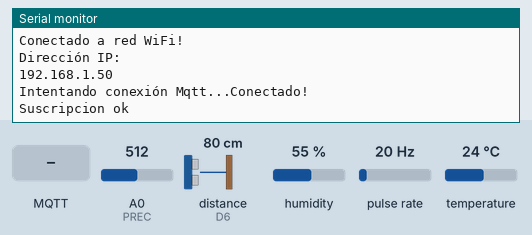
The program below on a simulated ESP8266 (NodeMCU). On the bench: the last lines printed to the serial monitor. Wiring (inferred from the names in the program): ultrasonic range finder: trigger D5; echo D6; pulse sensor: data D1. The inputs (shaded band) are chosen by the test bench; at power-on: A0 (PREC) = 512, distance to the obstacle (sensor on D6) 80 cm, humidity 55 %, pulse rate 20 Hz, temperature 24 °C. The echo pulse lasts 58.3 µs per cm; WiFi joins after 1.5 s; servers stay silent unless stated; the local clock reads 2024-03-15 10:24:30 at power-on unless the program sets it; random numbers use the default seed unless the program sets one; no MQTT or app messages arrive unless stated; web services answer with replies made up by the test bench.

Above: at 2.7 s.
2.8 s: MQTT message "datetime" arrives on the first subscribed topic
At 12.3 s:
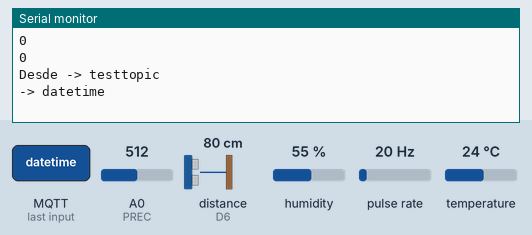
12.6 s: MQTT message "day_of_week" arrives on the first subscribed topic
At 21.2 s:
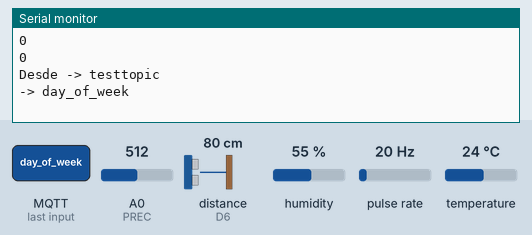
22.3 s: MQTT message "nivelAlerta" arrives on the first subscribed topic
At 31.0 s:
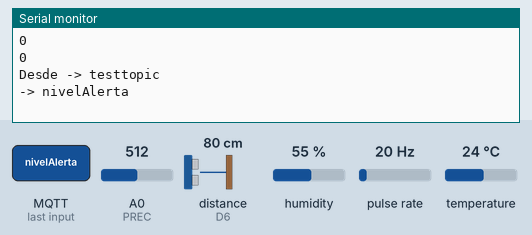
31.9 s: MQTT message "}]}" arrives on the first subscribed topic
At 40.8 s:
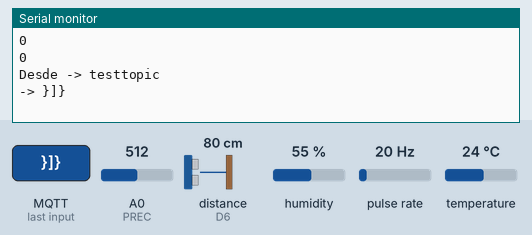
41.6 s: MQTT message "nivelPrecaucion" arrives on the first subscribed topic
At 50.6 s:
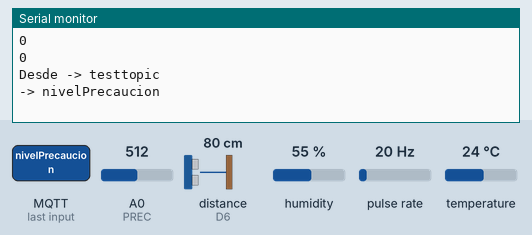
51.2 s: MQTT message "5" arrives on the first subscribed topic
At 60.4 s:
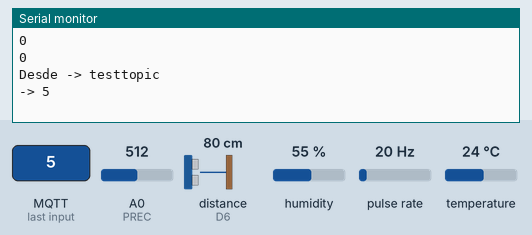
Timing chart, 0 to 61.8 s (numbered marks = the images above; inputs shaded):
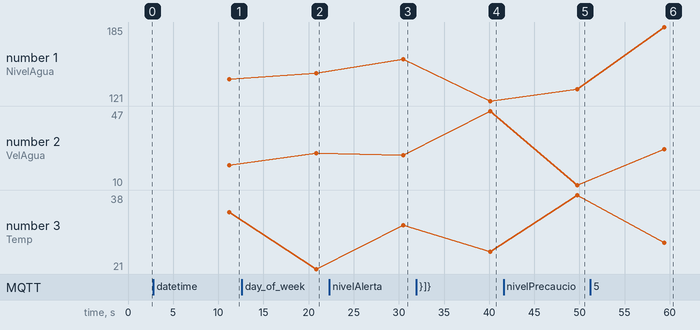

The program:

main.cpp
```cpp
//----------- Librerías -----------//

#include <Arduino.h>
#include <wire.h>
#include <Colors.h>
#include <IoTicosSplitter.h>
#include <ESP8266WiFi.h>	   //#include <WiFi.h>
#include <ESP8266HTTPClient.h> //<HTTPClient.h>
#include <ArduinoJson.h>
#include <PubSubClient.h>
#include <stdlib.h>
#include <DHT.h>
#include <Adafruit_Sensor.h>

//----------- Pines -----------//

#define PREC A0
#define DHTPIN D2
#define DHTTYPE DHT11
#define PIN_TRIG D5
#define PIN_ECHO D6
#define SENSOR D1

//----------- Variables de Sensor -----------//

long currentMillis = 0;
long previousMillis = 0;
int interval = 1000;
float calibrationFactor = 4.5;
volatile byte pulseCount;
byte pulse1Sec = 0;
float flowRate = 0;
unsigned int flowMilliLitres;
unsigned long totalMilliLitres;
int nivelPrecaucion = 162;
int nivelAlerta = 180;

//----------- Definición de Sensores -----------//

DHT dht(DHTPIN, DHTTYPE, 6);

//----------- Definición de Funciones -----------//

float LevelAgua();
float DHTHumedad();
float DHTTemperatura();
float LevelPrecipitaciones();
float WaterFlow();
String Fecha();
int Alerta();
int NivelPrecaucion();


//----------- Funcíon de apoyo -----------//

void IRAM_ATTR pulseCounter()
{
	pulseCount++;
}

//----------- MQTT CONFIG -----------//
const char *mqtt_server = "flowriver.online";
const int mqtt_port = 1883;
const char *mqtt_user = "ESP8266-1";
const char *mqtt_pass = "flowriver";
const char *root_topic_subscribe = "testtopic";
const char *root_topic_publish = "flowriver/ESP8266-1";


//----------- WIFI -----------//
const char *ssid = "CasaUIS";
const char *password = "YTR1256FGD";

//----------- Variables de Envio -----------//
WiFiClient espClient;
PubSubClient client(espClient);
char msg[125];
long VelocidadAgua = 0;
long Temperatura = 0;
long Humedad = 0;
long Precipitaciones = 0;

//----------- Funciones Wifi -----------//
void callback(char *topic, byte *payload, unsigned int length);
void reconnect();
void setup_wifi();

//----------- Configuración -----------//

void setup()
{
	Serial.begin(921600);
	pinMode(PIN_TRIG, OUTPUT);
	pinMode(PIN_ECHO, INPUT);
	dht.begin();
	pinMode(SENSOR, INPUT_PULLUP);
	pulseCount = 0;
	flowRate = 0.0;
	flowMilliLitres = 0;
	previousMillis = 0;
	attachInterrupt(digitalPinToInterrupt(SENSOR), pulseCounter, FALLING);
	setup_wifi();
	client.setServer(mqtt_server, mqtt_port);
	client.setCallback(callback);
}

//----------- Loop -----------//

void loop()
{
	if (!client.connected())
	{
		reconnect();
	}

	if (client.connected())
	{
		String str = "{'NivelAgua':" + String(LevelAgua()) + ",'VelAgua':" + String(WaterFlow()) // L/min
					 + ",'Temp':" + String(DHTTemperatura()) + ",'Hum':" + String(DHTHumedad()) + ",'Prec':" + String(LevelPrecipitaciones()) + ",'Fecha':'" + Fecha() + "'}";
		str.toCharArray(msg, 125);
		client.publish(root_topic_publish, msg);
		nivelPrecaucion = NivelPrecaucion();
		nivelAlerta = Alerta();

		if (LevelAgua() > nivelAlerta){
		delay(9000);//Hay cada 10 segundos
		Serial.println("En estado de Alerta");
		}
		else{
		delay(59000);//cada minuto
		}
		Serial.println(str);
		Serial.println(nivelPrecaucion);
		Serial.println(nivelAlerta);
	}

	client.loop();
}

//----------- Conexión Wifi -----------//

void setup_wifi()
{

	delay(10);

	// Nos conectamos a nuestra red Wifi
	Serial.println();
	Serial.print("Conectando a ssid: ");
	Serial.println(ssid);

	WiFi.begin(ssid, password);

	while (WiFi.status() != WL_CONNECTED)
	{
		delay(500);
		Serial.print(".");
	}

	Serial.println("");
	Serial.println("Conectado a red WiFi!");
	Serial.println("Dirección IP: ");
	Serial.println(WiFi.localIP());
}

//----------- Conexión MQTT -----------//

void reconnect()
{

	while (!client.connected())
	{
		Serial.print("Intentando conexión Mqtt...");
		// Creamos un cliente ID
		String clientId = "ESP8266-1";
		clientId += String(random(0xffff), HEX);
		// Intentamos conectar
		if (client.connect(clientId.c_str(), mqtt_user, mqtt_pass))
		{
			Serial.println("Conectado!");
			// Nos suscribimos
			if (client.subscribe(root_topic_subscribe))
			{
				Serial.println("Suscripcion ok");
			}
			else
			{
				Serial.println("fallo Suscripciión");
			}
		}
		else
		{
			Serial.print("falló :( con error -> ");
			Serial.print(client.state());
			Serial.println(" Intentamos de nuevo en 5 segundos");
			delay(5000);
		}
	}
}

//----------- Callback -----------//

void callback(char *topic, byte *payload, unsigned int length)
{
	String incoming = "";
	Serial.print("Desde -> ");
	Serial.print(topic);
	Serial.println("");
	for (int i = 0; i < length; i++)
	{
		incoming += (char)payload[i];
	}
	incoming.trim();
	Serial.println("-> " + incoming);
}

//----------- Nivel del Agua / Ultrasonido -----------//

float LevelAgua()
{
	float tiempo;
	float distancia;

	digitalWrite(PIN_TRIG, LOW); // para generar un pulso limpio ponemos a LOW 4us
	delayMicroseconds(4);

	digitalWrite(PIN_TRIG, HIGH); // generamos Trigger (disparo) de 10us
	delayMicroseconds(10);
	digitalWrite(PIN_TRIG, LOW);

	tiempo = pulseIn(PIN_ECHO, HIGH);
	distancia = 217 - tiempo / 58.3; // Tomamos tamaño maximo del aislante del sensor
	// restamos por la distancia a la fuente

	return 100+rand()%(200-100);
}

//----------- DHT11 Humedad -----------//

float DHTHumedad()
{
	float humedad;
	bool si;
	humedad = dht.readHumidity();
	si = isnan(humedad);
	if (si)
	{
		humedad = 0;
	}
	return 10+rand()%(90-10);
}

//----------- DHT11 Temperatura -----------//

float DHTTemperatura()
{
	float temperatura;
	bool si;
	temperatura = dht.readTemperature();
	si = isnan(temperatura);
	if (si)
	{
		temperatura = 0;
	}
	return 20+rand()%(40-20);
}

//----------- Water Sensor Level -----------//

float LevelPrecipitaciones()
{
	float precipitaciones;
	precipitaciones = analogRead(PREC) / 10;
	return 1+rand()%(10-1);
}

//----------- Water Flow Sensor -----------//

float WaterFlow()
{
	currentMillis = millis();
	if (currentMillis - previousMillis > interval)
	{
		pulse1Sec = pulseCount;
		pulseCount = 0;
		flowRate = ((1000.0 / (millis() - previousMillis)) * pulse1Sec) / calibrationFactor;
		previousMillis = millis();
		flowMilliLitres = (flowRate / 60) * 1000;
	}
	return 10+rand()%(50-10);
}

//----------- Tiempo -----------//

String Fecha()
{
	String fecha;
	String hora;
	WiFiClient client;
	HTTPClient http;

	http.begin(client, "http://worldtimeapi.org/api/timezone/America/Bogota");
	int httpCode = http.GET();
	if (httpCode == HTTP_CODE_OK || httpCode == HTTP_CODE_MOVED_PERMANENTLY)
	{
		String payload = http.getString();

		int beginS = payload.indexOf("datetime");
		int endS = payload.indexOf("day_of_week");
		fecha = payload.substring(beginS + 11, endS - 16);
	}

	return fecha;
}


int Alerta()
{
	int alerta = 0;
	WiFiClient client;
	HTTPClient http;

	http.begin(client, "http://3.134.188.186:3000/api/estacion/topic/ESP8266-1");
	int httpCode = http.GET();
	if (httpCode == HTTP_CODE_OK || httpCode == HTTP_CODE_MOVED_PERMANENTLY)
	{
		String payload = http.getString();

		int beginS = payload.indexOf("nivelAlerta");
		int endS = payload.indexOf("}]}");
		alerta = payload.substring(beginS + 13, endS).toInt();
	}
	return alerta;
}

int NivelPrecaucion()
{
	int Precaucion = 0;
	WiFiClient client;
	HTTPClient http;

	http.begin(client, "http://3.134.188.186:3000/api/estacion/topic/ESP8266-1");
	int httpCode = http.GET();
	if (httpCode == HTTP_CODE_OK || httpCode == HTTP_CODE_MOVED_PERMANENTLY)
	{
		String payload = http.getString();

		int beginS = payload.indexOf("nivelPrecaucion");
		int endS = payload.indexOf("nivelAlerta");
		Precaucion = payload.substring(beginS + 17, endS-2).toInt();
	}
	return Precaucion;
}
// :)
//Transformación de los datos
// obj = datos del websocket
//obj = JSON.parse(obj.replaceAll("'",'"'));
```

Colors.h
```cpp
#ifndef COLORS_H
#define COLORS_H

//RESET
String fontReset = "\e[0m";

//COLORS - REGULAR
String Black = "\e[0;30m";
String Red = "\e[0;31m";
String Green = "\e[0;32m";
String Yellow = "\e[0;33m";
String Blue = "\e[0;34m";
String Purple = "\e[0;35m";
String Cyan = "\e[0;36m";
String White = "\e[0;37m";

//COLORS - BOLD
String boldBlack = "\e[1;30m";
String boldRed = "\e[1;31m";
String boldGreen = "\e[1;32m";
String boldYellow = "\e[1;33m";
String boldBlue = "\e[1;34m";
String boldPurple = "\e[1;35m";
String boldCyan = "\e[1;36m";
String boldWhite = "\e[1;37m";

//COLORS - UNDERLINED
String underlineBlack = "\e[4;30m";
String underlineRed = "\e[4;31m";
String underlineGreen = "\e[4;32m";
String underlineYellow = "\e[4;33m";
String underlineBlue = "\e[4;34m";
String underlinePurple = "\e[4;35m";
String underlineCyan = "\e[4;36m";
String underlineWhite = "\e[4;37m";

//BACKGROUND -
String backgroundBlack = "\e[40;30m";
String backgroundRed = "\e[41;31m";
String backgroundGreen = "\e[42;32m";
String backgroundYellow = "\e[43;33m";
String backgroundBlue = "\e[44;34m";
String backgroundPurple = "\e[45;35m";
String backgroundCyan = "\e[46;36m";
String backgroundWhite = "\e[47;37m";

#endif
```

Measured:
- after the input at 2.8 s, the serial monitor: prints a new line after 8.4 s (image 1)
- after the input at 12.6 s, the serial monitor: prints a new line after 8.2 s (image 2)
- after the input at 22.3 s, the serial monitor: prints a new line after 8.2 s (image 3)
- after the input at 31.9 s, the serial monitor: prints a new line after 8.2 s (image 4)
- after the input at 41.6 s, the serial monitor: prints a new line after 8.1 s (image 5)
- after the input at 51.2 s, the serial monitor: prints a new line after 8.2 s (image 6)
